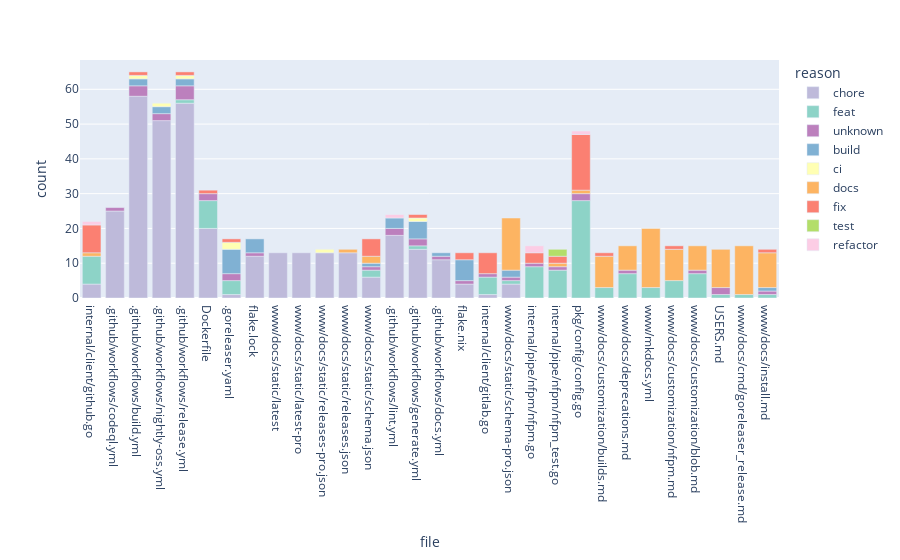

Here is the notebook cell this chart was saved with:
### Code cell
color_choices = {
    "feat": "rgb(141,211,199)",
    "ci": "rgb(255,255,179)",
    "fix": "rgb(251,128,114)",
    "chore": "rgb(190,186,218)",
    "build": "rgb(128,177,211)",
    "docs": "rgb(253,180,98)",
    "test": "rgb(179,222,105)",
    "refactor": "rgb(252,205,229)",
    "unknown": "rgb(188,128,189)",
}
figure = px.bar(df, x="file", y="count", color="reason",
                color_discrete_map=color_choices)
figure.show()

### Figure 1 — Plotly figure (JSON) as saved in the notebook; plotly's stock layout.template omitted (floating-point values rounded to 4 significant figures)
{"data": [{"alignmentgroup": "True", "hovertemplate": "reason=chore<br>file=%{x}<br>count=%{y}<extra></extra>", "legendgroup": "chore", "marker": {"color": "rgb(190,186,218)", "pattern": {"shape": ""}}, "name": "chore", "offsetgroup": "chore", "orientation": "v", "showlegend": true, "textposition": "auto", "x": ["internal/client/github.go", ".github/workflows/codeql.yml", ".github/workflows/build.yml", ".github/workflows/nightly-oss.yml", ".github/workflows/release.yml", "Dockerfile", ".goreleaser.yaml", "flake.lock", "www/docs/static/latest", "www/docs/static/latest-pro", "www/docs/static/releases-pro.json", "www/docs/static/releases.json", "www/docs/static/schema.json", ".github/workflows/lint.yml", ".github/workflows/generate.yml", ".github/workflows/docs.yml", "flake.nix", "internal/client/gitlab.go", "www/docs/static/schema-pro.json"], "xaxis": "x", "y": [4, 25, 58, 51, 56, 20, 1, 12, 13, 13, 13, 13, 6, 18, 14, 11, 4, 1, 4], "yaxis": "y", "type": "bar"}, {"alignmentgroup": "True", "hovertemplate": "reason=feat<br>file=%{x}<br>count=%{y}<extra></extra>", "legendgroup": "feat", "marker": {"color": "rgb(141,211,199)", "pattern": {"shape": ""}}, "name": "feat", "offsetgroup": "feat", "orientation": "v", "showlegend": true, "textposition": "auto", "x": ["internal/pipe/nfpm/nfpm.go", "internal/pipe/nfpm/nfpm_test.go", "pkg/config/config.go", "www/docs/customization/builds.md", "www/docs/deprecations.md", "www/mkdocs.yml", ".goreleaser.yaml", "www/docs/customization/nfpm.md", "www/docs/customization/blob.md", "internal/client/github.go", "internal/client/gitlab.go", ".github/workflows/release.yml", "USERS.md", "www/docs/cmd/goreleaser_release.md", "www/docs/static/schema-pro.json", "www/docs/install.md", "www/docs/static/schema.json", "Dockerfile", ".github/workflows/generate.yml"], "xaxis": "x", "y": [9, 8, 28, 3, 7, 3, 4, 5, 7, 8, 5, 1, 1, 1, 1, 1, 2, 8, 1], "yaxis": "y", "type": "bar"}, {"alignmentgroup": "True", "hovertemplate": "reason=unknown<br>file=%{x}<br>count=%{y}<extra></extra>", "legendgroup": "unknown", "marker": {"color": "rgb(188,128,189)", "pattern": {"shape": ""}}, "name": "unknown", "offsetgroup": "unknown", "orientation": "v", "showlegend": true, "textposition": "auto", "x": [".goreleaser.yaml", "www/docs/install.md", "internal/client/gitlab.go", ".github/workflows/build.yml", ".github/workflows/lint.yml", ".github/workflows/nightly-oss.yml", ".github/workflows/release.yml", "Dockerfile", "www/docs/customization/blob.md", "pkg/config/config.go", ".github/workflows/codeql.yml", ".github/workflows/docs.yml", ".github/workflows/generate.yml", "USERS.md", "flake.lock", "flake.nix", "internal/pipe/nfpm/nfpm.go", "internal/pipe/nfpm/nfpm_test.go", "www/docs/deprecations.md", "www/docs/static/schema-pro.json", "www/docs/static/schema.json"], "xaxis": "x", "y": [2, 1, 1, 3, 2, 2, 4, 2, 1, 2, 1, 1, 2, 2, 1, 1, 1, 1, 1, 1, 1], "yaxis": "y", "type": "bar"}, {"alignmentgroup": "True", "hovertemplate": "reason=build<br>file=%{x}<br>count=%{y}<extra></extra>", "legendgroup": "build", "marker": {"color": "rgb(128,177,211)", "pattern": {"shape": ""}}, "name": "build", "offsetgroup": "build", "orientation": "v", "showlegend": true, "textposition": "auto", "x": ["www/docs/install.md", ".goreleaser.yaml", ".github/workflows/lint.yml", "flake.nix", ".github/workflows/nightly-oss.yml", ".github/workflows/build.yml", ".github/workflows/release.yml", ".github/workflows/generate.yml", "flake.lock", ".github/workflows/docs.yml", "www/docs/static/schema-pro.json", "www/docs/static/schema.json"], "xaxis": "x", "y": [1, 7, 3, 6, 2, 2, 2, 5, 4, 1, 2, 1], "yaxis": "y", "type": "bar"}, {"alignmentgroup": "True", "hovertemplate": "reason=ci<br>file=%{x}<br>count=%{y}<extra></extra>", "legendgroup": "ci", "marker": {"color": "rgb(255,255,179)", "pattern": {"shape": ""}}, "name": "ci", "offsetgroup": "ci", "orientation": "v", "showlegend": true, "textposition": "auto", "x": [".github/workflows/build.yml", ".github/workflows/nightly-oss.yml", ".github/workflows/generate.yml", ".github/workflows/release.yml", ".goreleaser.yaml", "www/docs/static/releases-pro.json"], "xaxis": "x", "y": [1, 1, 1, 1, 2, 1], "yaxis": "y", "type": "bar"}, {"alignmentgroup": "True", "hovertemplate": "reason=docs<br>file=%{x}<br>count=%{y}<extra></extra>", "legendgroup": "docs", "marker": {"color": "rgb(253,180,98)", "pattern": {"shape": ""}}, "name": "docs", "offsetgroup": "docs", "orientation": "v", "showlegend": true, "textposition": "auto", "x": ["USERS.md", "www/docs/customization/nfpm.md", "www/mkdocs.yml", "www/docs/deprecations.md", "www/docs/static/schema-pro.json", "www/docs/install.md", "www/docs/cmd/goreleaser_release.md", "www/docs/customization/blob.md", "www/docs/customization/builds.md", "www/docs/static/schema.json", "pkg/config/config.go", "internal/client/github.go", "www/docs/static/releases.json", "internal/pipe/nfpm/nfpm_test.go"], "xaxis": "x", "y": [11, 9, 17, 7, 15, 10, 14, 7, 9, 2, 1, 1, 1, 1], "yaxis": "y", "type": "bar"}, {"alignmentgroup": "True", "hovertemplate": "reason=fix<br>file=%{x}<br>count=%{y}<extra></extra>", "legendgroup": "fix", "marker": {"color": "rgb(251,128,114)", "pattern": {"shape": ""}}, "name": "fix", "offsetgroup": "fix", "orientation": "v", "showlegend": true, "textposition": "auto", "x": ["internal/client/gitlab.go", "flake.nix", "pkg/config/config.go", "www/docs/static/schema.json", "internal/client/github.go", ".github/workflows/build.yml", ".github/workflows/release.yml", ".goreleaser.yaml", "internal/pipe/nfpm/nfpm.go", "internal/pipe/nfpm/nfpm_test.go", "www/docs/customization/nfpm.md", "www/docs/customization/builds.md", ".github/workflows/generate.yml", "Dockerfile", "www/docs/install.md"], "xaxis": "x", "y": [6, 2, 16, 5, 8, 1, 1, 1, 3, 2, 1, 1, 1, 1, 1], "yaxis": "y", "type": "bar"}, {"alignmentgroup": "True", "hovertemplate": "reason=test<br>file=%{x}<br>count=%{y}<extra></extra>", "legendgroup": "test", "marker": {"color": "rgb(179,222,105)", "pattern": {"shape": ""}}, "name": "test", "offsetgroup": "test", "orientation": "v", "showlegend": true, "textposition": "auto", "x": ["internal/pipe/nfpm/nfpm_test.go"], "xaxis": "x", "y": [2], "yaxis": "y", "type": "bar"}, {"alignmentgroup": "True", "hovertemplate": "reason=refactor<br>file=%{x}<br>count=%{y}<extra></extra>", "legendgroup": "refactor", "marker": {"color": "rgb(252,205,229)", "pattern": {"shape": ""}}, "name": "refactor", "offsetgroup": "refactor", "orientation": "v", "showlegend": true, "textposition": "auto", "x": [".github/workflows/lint.yml", "internal/pipe/nfpm/nfpm.go", "pkg/config/config.go", "internal/client/github.go"], "xaxis": "x", "y": [1, 2, 1, 1], "yaxis": "y", "type": "bar"}], "layout": {"xaxis": {"anchor": "y", "domain": [0.0, 1.0], "title": {"text": "file"}}, "yaxis": {"anchor": "x", "domain": [0.0, 1.0], "title": {"text": "count"}}, "legend": {"title": {"text": "reason"}, "tracegroupgap": 0}, "margin": {"t": 60}, "barmode": "relative"}}
